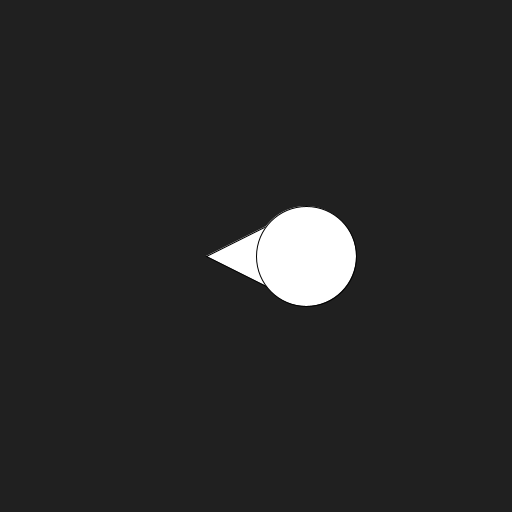
Frame 1 (no input)
Frame 60 (the mouse pressed at the canvas centre just before this capture): identical to frame 1, image omitted
Frame 120 (the mouse held since frame 60 and released just before this capture): identical to frame 1, image omitted

The Processing sketch that drew this single still picture (run headless with seeded random() and noise(); from frame 60 on, the mouse is pressed at the canvas centre):

// Processing sketch: Matrix1
// ── Matrix1.pde

void setup() {
  
  size(512,512);
  
}

void draw() {
  
  background(32);
  
  pushMatrix();
    translate( width/2, height/2 );
    scale( -1.0, 1.0 );
    triangle(-50, -50,  50, 0,  -50, 50);
    circle( -50, 0, 100 );
  popMatrix();
  
}


/* End */
